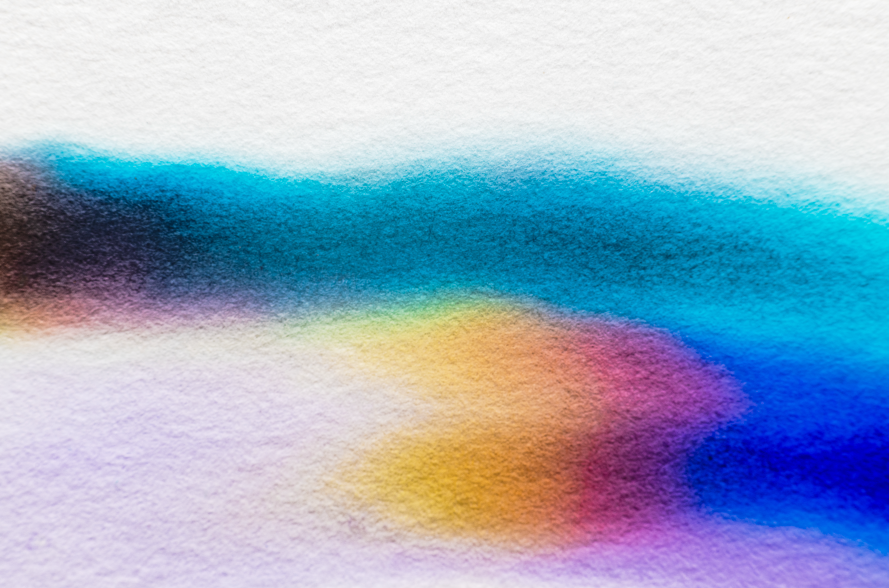
//> input picture data/image_filtering_tests/image_test1.jpg, 1778 x 1176 px (shown at 1/2 size)
$ ./active_contour ../../data/image_filtering_tests/image_test1.jpg out.png   (built with g++ and OpenCV 4)
//> lines starting //> are read from the running program, lines starting //| are printed output that depends on the picture
#include <iostream>
#include <Eigen/Dense>
#include <opencv2/opencv.hpp>

const int kMaxIteration = 10000;
const int kNumPoints = 100;
const double kRadius = 950;
const Eigen::Vector2d kCenter(1000, 1000);
const double w0 = 5.0;
const double w1 = 1.0;
const double w2 = 0.1;


using Contour = std::vector<Eigen::Vector2d>;

struct ImageDerivative{
    cv::Mat Ix;
    cv::Mat Iy;
    cv::Mat Ixx;
    cv::Mat Iyy;
    cv::Mat Ixy;
};

double ContourNorm(const Contour & contour) {
    double norm = 0;
    for (const auto & val : contour) {
        norm += val(0) * val(0) + val(1) * val(1);
    }
    return std::sqrt(norm);
}

void ComputeContourDerivative(const Contour & contour, Contour & derivative_contour) {
    int n = contour.size();
    const double h = 2.0 * M_PI / static_cast<double>(kNumPoints);
    for (int k = 0; k < n; ++k) {
        const int k_prev = (k - 1 + n) % n;
        const int k_next = (k + 1) % n;
        derivative_contour[k] = (contour[k_next] - contour[k_prev]) / (2.0 * h);
    }
}

void ComputeEulerLagrange(const ImageDerivative & Ig, const Contour & contour, Contour & euler_lag) {
  Contour derivative(contour.size());
  Contour derivative_2(contour.size());
  Contour derivative_3(contour.size());
  Contour derivative_4(contour.size());
  ComputeContourDerivative(contour, derivative);
  ComputeContourDerivative(derivative, derivative_2);
  ComputeContourDerivative(derivative_2, derivative_3);
  ComputeContourDerivative(derivative_3, derivative_4);
  for (int k = 0; k < contour.size(); ++k) {
    // Term associated to image gradient energy
    // With nearest neighbor interpolation for now
    const int x = static_cast<int>(std::round(contour[k](0)));
    const int y = static_cast<int>(std::round(contour[k](1)));
    Eigen::Matrix<double, 2, 2> H;
    Eigen::Vector2d G;
    H(0, 0) = Ig.Ixx.at<double>(y, x);
    H(1, 1) = Ig.Iyy.at<double>(y, x);
    H(0, 1) = Ig.Ixy.at<double>(y, x);
    H(1, 0) = H(0, 1);
    G(0) = Ig.Ix.at<double>(y, x);
    G(1) = Ig.Iy.at<double>(y, x);
    // Length reduction term:
    const Eigen::Vector2d length_reduction_term = -2.0 * derivative_2[k];
    // we use the potential 1 / (1 + ||\nabla I||^2) so the derivative:
    const Eigen::Vector2d image_gradient_term = -2.0 * H * G / std::pow(1 + G(0) * G(0) + G(1) * G(1), 2);
    // Area reduction term:
    const Eigen::Vector2d area_reduction_term(derivative[k](1), -derivative[k](0));
    euler_lag[k] = w0 * image_gradient_term + w1 * area_reduction_term + 2.0 * w2 * derivative_4[k];
  }
}

void UpdateContourWithGradientFlow(Contour & contour, const Contour & euler_lag, double eta = 1e-4) {
    for (int k = 0; k < contour.size(); ++k) {
        contour[k] -= eta * euler_lag[k];
    }
}

void DrawContour(cv::Mat & img, const std::vector<Eigen::Vector2d> & contour) {
    for (int k = 0; k < contour.size(); ++k) {
        const int k_next = (k + 1) % static_cast<int>(contour.size());
        const cv::Point2d p1(contour[k](0), contour[k](1));
        const cv::Point2d p2(contour[k_next](0), contour[k_next](1));
        cv::line(img, p1, p2, cv::Scalar(0, 0, 255), 1);
    }
    for (int k = 0; k < contour.size(); ++k) {
        const cv::Point2d p(contour[k](0), contour[k](1));
        cv::circle(img, p, 2, cv::Scalar(255, 0, 0), -1);
    }
    return;
}

int main(int argc, char **argv) {
  if (argc != 3) {
    std::cerr << "Usage: " << argv[0] << " <input_image> <output_image>"
              << std::endl;
    return EXIT_FAILURE;
  }

  const std::string image_filename = argv[1];
  const cv::Mat image = cv::imread(image_filename);
//> image is the input picture: 1176 rows x 1778 cols, CV_8UC3; mean B, G, R 197.6, 174.1, 153.5

  // Initialize circle contour
  Contour contour(kNumPoints);
  for (int k = 0; k < kNumPoints; ++k) {
    const double s = static_cast<double>(k) / static_cast<double>(kNumPoints);
    const double angle = s * 2.0 * M_PI;
    contour[k] = Eigen::Vector2d(kRadius * std::cos(angle), kRadius * std::sin(angle)) + kCenter;
  }

  const std::string output_filename(argv[2]);
  cv::VideoWriter video_writer(output_filename, cv::VideoWriter::fourcc('M', 'J', 'P', 'G'), 60, image.size());

  // Pre-compute Gradient and Hessian of the image
  cv::Mat grey;
  cv::cvtColor(image, grey, cv::COLOR_BGR2GRAY);
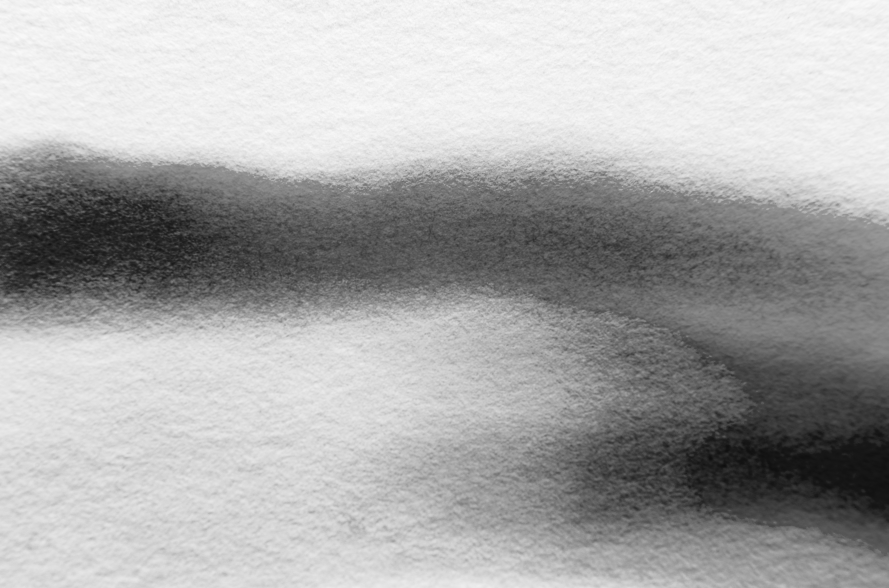
//> grey: 1176 rows x 1778 cols, CV_8UC1 (shown at 1/2 size); min 13, max 252, mean 170.6
  grey.convertTo(grey, CV_64F);
//> grey: 1176 rows x 1778 cols, CV_64FC1
  cv::GaussianBlur(grey, grey, cv::Size(0, 0), 7, 7, cv::BORDER_REFLECT);

  ImageDerivative Ig;
  // Grad
  cv::Sobel(grey, Ig.Ix, CV_64F, 1, 0, 3); // d/dx
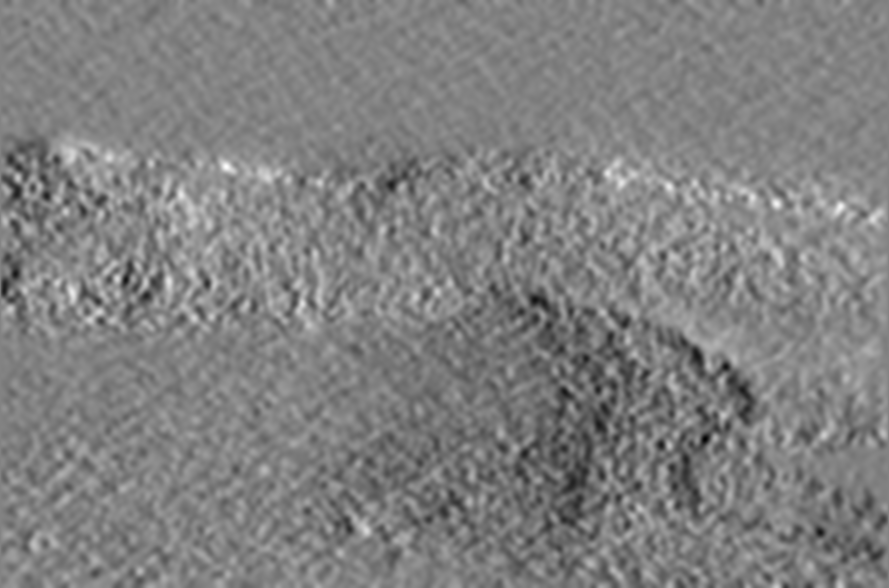
//> Ig.Ix: 1176 rows x 1778 cols, CV_64FC1 (shown at 1/2 size); min -10.85, max 10.32, mean -0.185; drawn with min black and max white
  cv::Sobel(grey, Ig.Iy, CV_64F, 0, 1, 3); // d/dy
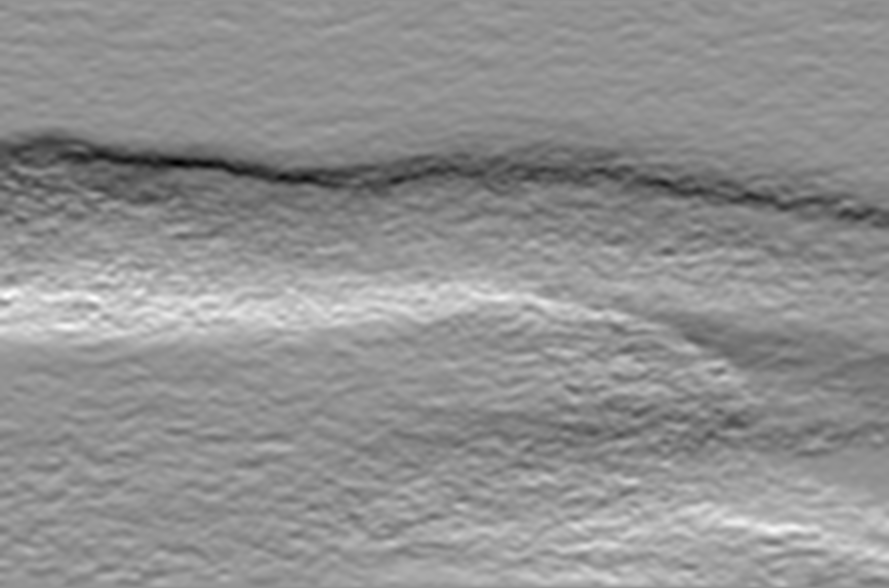
//> Ig.Iy: 1176 rows x 1778 cols, CV_64FC1 (shown at 1/2 size); min -30.69, max 22.94, mean -0.2; drawn with min black and max white
  // Hessian
  cv::Sobel(Ig.Ix, Ig.Ixx, CV_64F, 1, 0, 3);
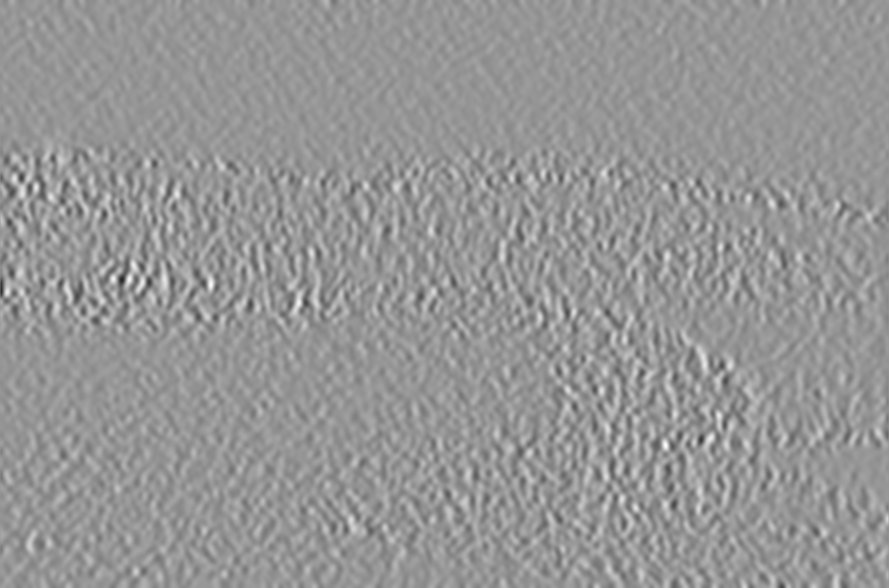
//> Ig.Ixx: 1176 rows x 1778 cols, CV_64FC1 (shown at 1/2 size); min -15.37, max 10.79, mean 0.0004; drawn with min black and max white
  cv::Sobel(Ig.Ix, Ig.Ixy, CV_64F, 0, 1, 3);
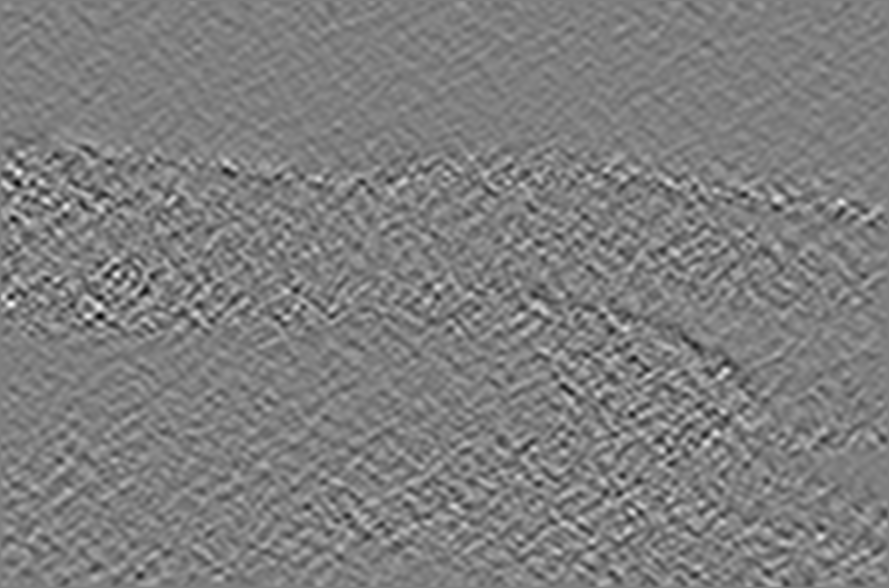
//> Ig.Ixy: 1176 rows x 1778 cols, CV_64FC1 (shown at 1/2 size); min -8.2, max 8.28, mean -0.00216; drawn with min black and max white
  cv::Sobel(Ig.Iy, Ig.Iyy, CV_64F, 0, 1, 3);
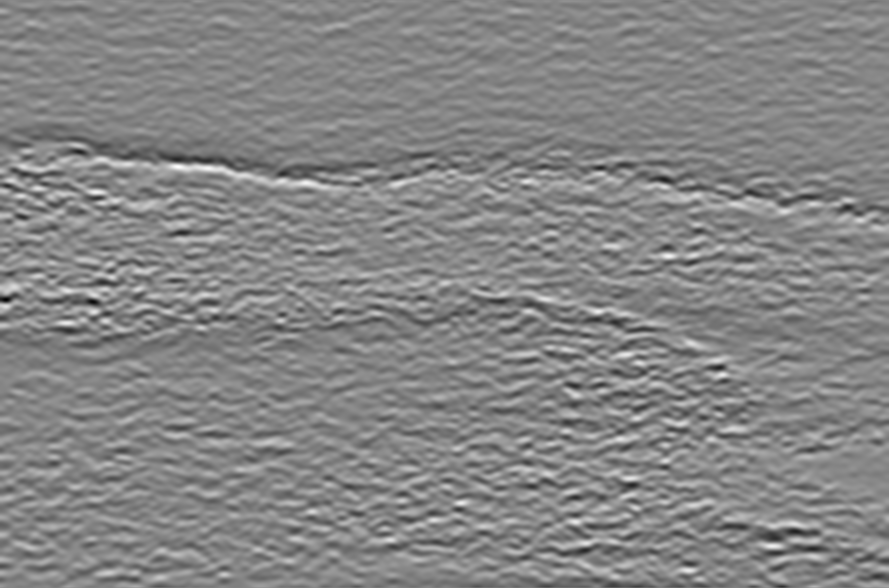
//> Ig.Iyy: 1176 rows x 1778 cols, CV_64FC1 (shown at 1/2 size); min -19.07, max 17.39, mean 0.00159; drawn with min black and max white

  std::vector<Eigen::Vector2d> euler_lag(contour.size());
  for (int iteration = 0; iteration < kMaxIteration; iteration++) {
    std::cout << "Iteration: " << iteration << " / " << kMaxIteration << std::endl;
//> (the run ends here: the program crashes, at `G(0) = Ig.Ix.at<double>(y, x);`)
